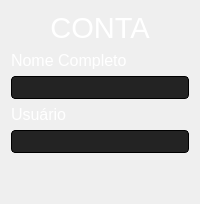
            <widget class="QWidget" name="page_conta">
             <layout class="QVBoxLayout" name="verticalLayout_6">
              <item>
               <widget class="QLabel" name="lbl_conta">
                <property name="maximumSize">
                 <size>
                  <width>16777215</width>
                  <height>50</height>
                 </size>
                </property>
                <property name="font">
                 <font>
                  <pointsize>26</pointsize>
                 </font>
                </property>
                <property name="styleSheet">
                 <string notr="true">color: #FFF;</string>
                </property>
                <property name="text">
                 <string>&lt;html&gt;&lt;head/&gt;&lt;body&gt;&lt;p align=&quot;center&quot;&gt;&lt;span style=&quot; font-size:22pt;&quot;&gt;CONTA&lt;/span&gt;&lt;/p&gt;&lt;/body&gt;&lt;/html&gt;</string>
                </property>
                <property name="alignment">
                 <set>Qt::AlignRight|Qt::AlignTop|Qt::AlignTrailing</set>
                </property>
               </widget>
              </item>
              <item>
               <widget class="QLabel" name="lbl_nome">
                <property name="maximumSize">
                 <size>
                  <width>16777215</width>
                  <height>20</height>
                 </size>
                </property>
                <property name="font">
                 <font>
                  <pointsize>12</pointsize>
                 </font>
                </property>
                <property name="styleSheet">
                 <string notr="true">color: rgb(255, 255, 255);</string>
                </property>
                <property name="text">
                 <string>Nome Completo</string>
                </property>
               </widget>
              </item>
              <item>
               <widget class="QLineEdit" name="txt_nome">
                <property name="maximumSize">
                 <size>
                  <width>700</width>
                  <height>16777215</height>
                 </size>
                </property>
                <property name="font">
                 <font>
                  <pointsize>12</pointsize>
                 </font>
                </property>
                <property name="styleSheet">
                 <string notr="true">background-color: rgb(35, 35, 35);
border:1px solid black;
border-radius:4px;
color: rgb(195, 195, 195);</string>
                </property>
               </widget>
              </item>
              <item>
               <widget class="QLabel" name="lbl_usuario">
                <property name="font">
                 <font>
                  <pointsize>12</pointsize>
                 </font>
                </property>
                <property name="styleSheet">
                 <string notr="true">color: rgb(255, 255, 255);</string>
                </property>
                <property name="text">
                 <string>Usuário</string>
                </property>
               </widget>
              </item>
              <item>
               <widget class="QLineEdit" name="txt_usuario">
                <property name="maximumSize">
                 <size>
                  <width>700</width>
                  <height>16777215</height>
                 </size>
                </property>
                <property name="font">
                 <font>
                  <pointsize>12</pointsize>
                 </font>
                </property>
                <property name="styleSheet">
                 <string notr="true">background-color: rgb(35, 35, 35);
border:1px solid black;
border-radius:4px;
color: rgb(195, 195, 195);</string>
                </property>
               </widget>
              </item>
              <item>
               <spacer name="verticalSpacer_2">
                <property name="orientation">
                 <enum>Qt::Vertical</enum>
                </property>
                <property name="sizeHint" stdset="0">
                 <size>
                  <width>20</width>
                  <height>40</height>
                 </size>
                </property>
               </spacer>
              </item>
             </layout>
            </widget>
